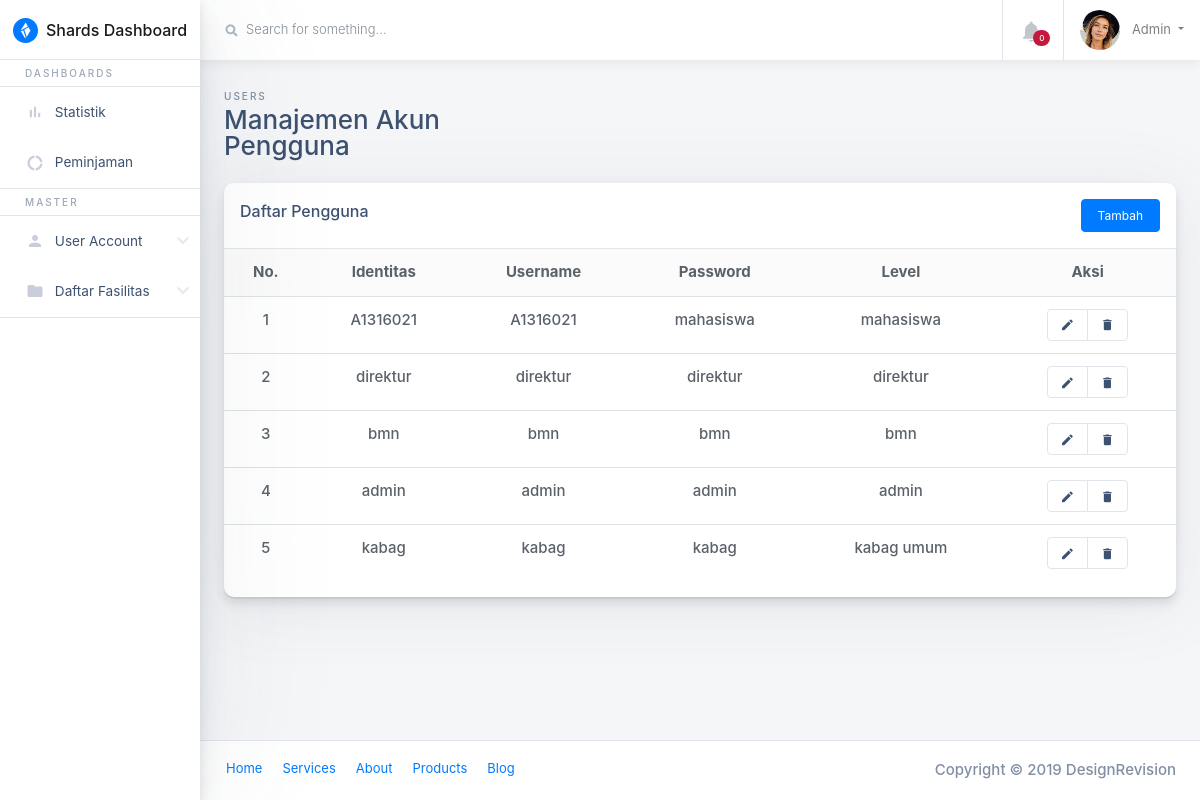
Before: /user-management.php (signed in) with the older database file.
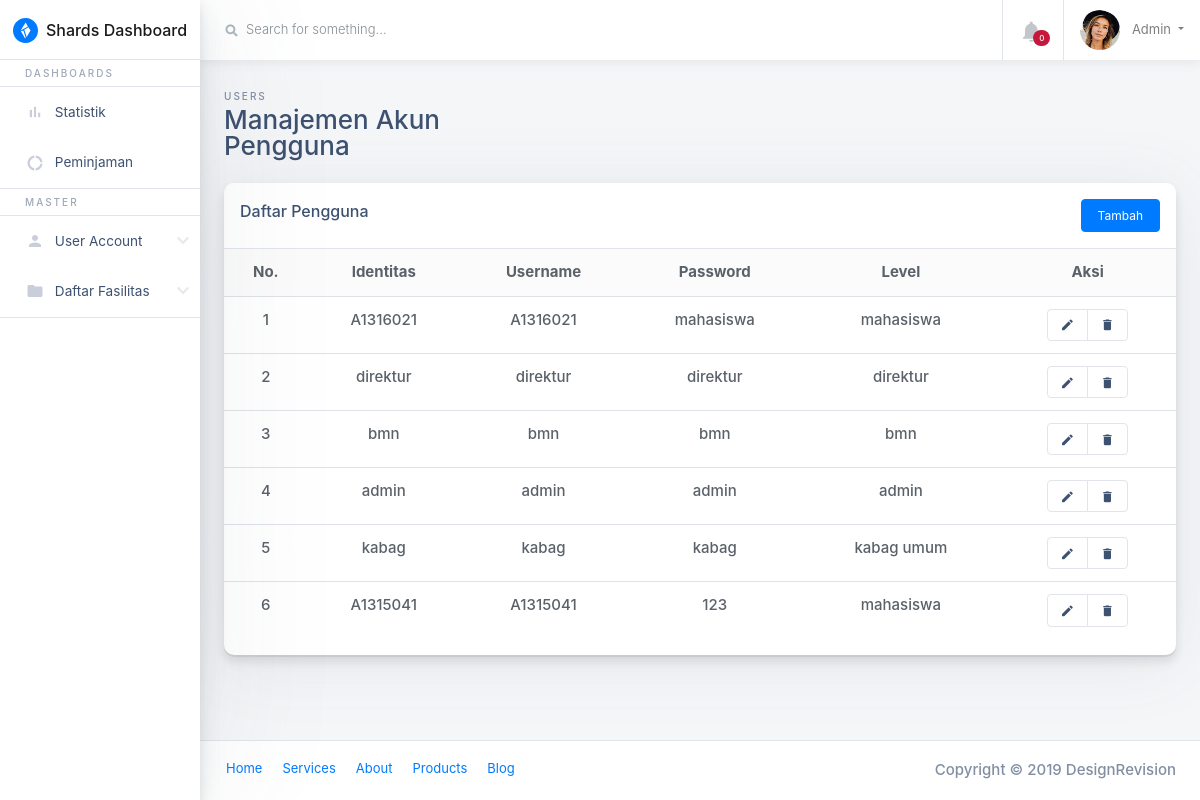
After: the same page with the newer database file.
### tables this page shows
CREATE TABLE `akun` (
  `id` int(11) unsigned NOT NULL AUTO_INCREMENT,
  `username` varchar(25) DEFAULT NULL,
  `password` varchar(25) DEFAULT NULL,
  `level_id` int(11) unsigned DEFAULT NULL,
  PRIMARY KEY (`id`),
  KEY `fk_akun_level` (`level_id`),
  KEY `index_username` (`username`),
  CONSTRAINT `fk_akun_level` FOREIGN KEY (`level_id`) REFERENCES `level` (`id`)
);

CREATE TABLE `level` (
  `id` int(11) unsigned NOT NULL AUTO_INCREMENT,
  `nama_level` varchar(100) DEFAULT NULL,
  PRIMARY KEY (`id`)
);

### model/user.php (called while the page is built, shortened)
<?php
require_once 'database.php';
function showAccounts( $id = null, $join = null, $select = '*' ) {
	$db = new Database();
	$q  = "SELECT $select FROM akun";
	if ( $join != null ) {
		$q .= " LEFT OUTER JOIN $join[0] ON $join[1]";
	}
	$akuns = [];
	if ( $db->query( $q ) ) {
		$akuns = $db->fetch();
	}
	return $akuns;
}

### model/database.php (called while the page is built, shortened)
<?php
class Database {
    private $connection;
    private $query;
    private $results = [];
    public function connect(){
        $this->connection = mysqli_connect('127.0.0.1','root','','simfak');
    }
    public function query($sql){
         return $this->query = mysqli_query($this->connection,$sql) or die(mysqli_error($this->connection));
    }
    public function fetch(){
     if($this->query->num_rows > 0){
         while ($row = mysqli_fetch_assoc($this->query)){
             array_push($this->results,(object)$row);
         }
     }
     return $this->results;
    }
}
?>

### user-management.php (the view, shortened to what the changed rows need)
<?php
include( './_partials/header.php' );
require_once './model/user.php';
$akuns = showAccounts(null,['level','level_id = level.id'],'akun.id as akun_id,level.id as level_id,nama_level,username,password');
?>
<body class="h-100">
<div class="container-fluid">
    <div class="row">
		<?php include( './_partials/sidebar.php' ) ?>
        <main class="main-content col-lg-10 col-md-9 col-sm-12 p-0 offset-lg-2 offset-md-3">
            <div class="main-content-container container-fluid px-4">
                <div class="row">
                    <div class="col">
                        <div class="card card-small mb-4">
                            <div class="card-body p-0 pb-3 text-center">
                                <table class="table mb-0">
                                    <thead class="bg-light">
                                    <tr>
                                        <th class="border-0">No.</th>
                                        <th class="border-0">Identitas</th>
                                        <th class="border-0">Username</th>
                                        <th class="border-0">Password</th>
                                        <th class="border-0">Level</th>
                                        <th class="border-0">Aksi</th>
                                    </tr>
                                    </thead>
                                    <tbody>
									<?php foreach ( $akuns as $key => $akun ): ?>
                                        <tr>
                                            <td><?php echo $key + 1 ?></td>
                                            <td><?php echo $akun->username ?></td>
                                            <td><?php echo $akun->username ?></td>
                                            <td><?php echo $akun->password ?></td>
                                            <td><?php echo $akun->nama_level ?></td>
                                            <td>
                                                <div class="btn-group btn-group-sm">
                                                    <a href="user-operation.php?f=edit&id=<?php echo $akun->akun_id ?>"
                                                       class="btn btn-white">
                                                        <i class="material-icons"></i>
                                                    </a>
                                                    <button type="button" id="btn-modal" class="btn btn-white"
                                                            data-toggle="modal"
                                                            data-target="#myModal" data-id="<?php echo $akun->akun_id ?>">
                                                        <i class="material-icons"></i>
                                                    </button>
                                                </div>
                                            </td>
                                        </tr>
									<?php endforeach; ?>
                                    </tbody>
                                </table>
                            </div>
                        </div>
                    </div>
                </div>
            </div>
        </main>
    </div>
</div>
</body>
</html>

### _partials/sidebar.php (shortened to what the changed rows need)
<aside class="main-sidebar col-12 col-md-3 col-lg-2 px-0">
  <div class="main-navbar">
    <nav class="navbar align-items-stretch navbar-light bg-white flex-md-nowrap border-bottom p-0">
      <a class="navbar-brand w-100 mr-0" href="#" style="line-height: 25px;">
        <div class="d-table m-auto">
          <img id="main-logo" class="d-inline-block align-top mr-1" style="max-width: 25px;"
            src="images/shards-dashboards-logo.svg" alt="Shards Dashboard">
          <span class="d-none d-md-inline ml-1">Shards Dashboard</span>
        </div>
      </a>
    </nav>
  </div>
</aside>

Changed rows visible on the page:
added akun: username "A1315041", password "123", level.nama_level "mahasiswa"
